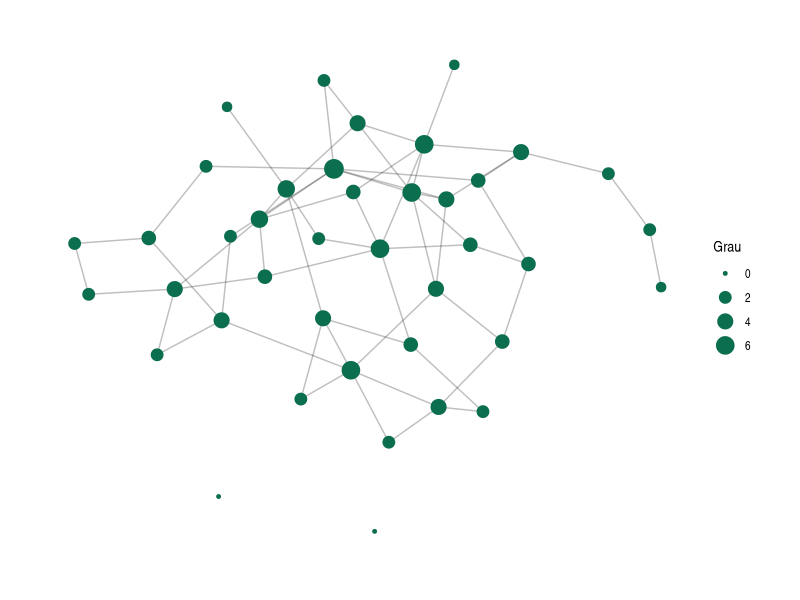
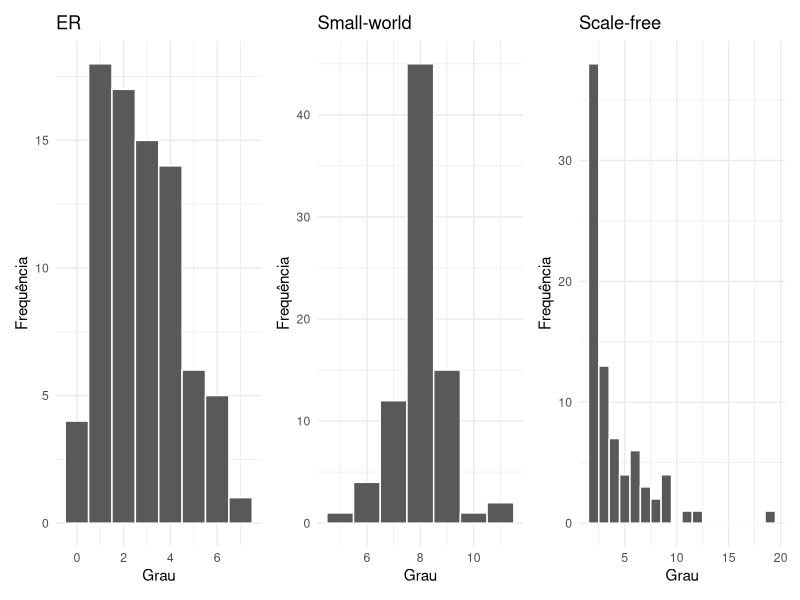
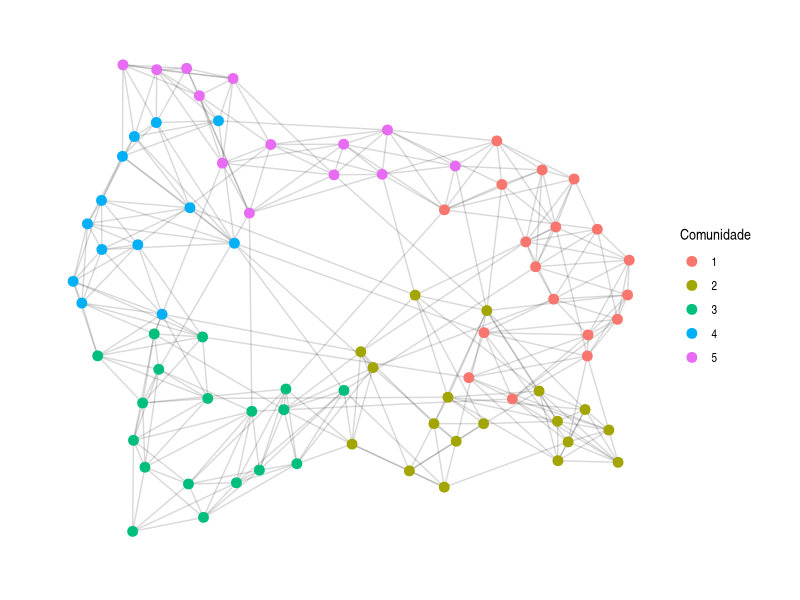
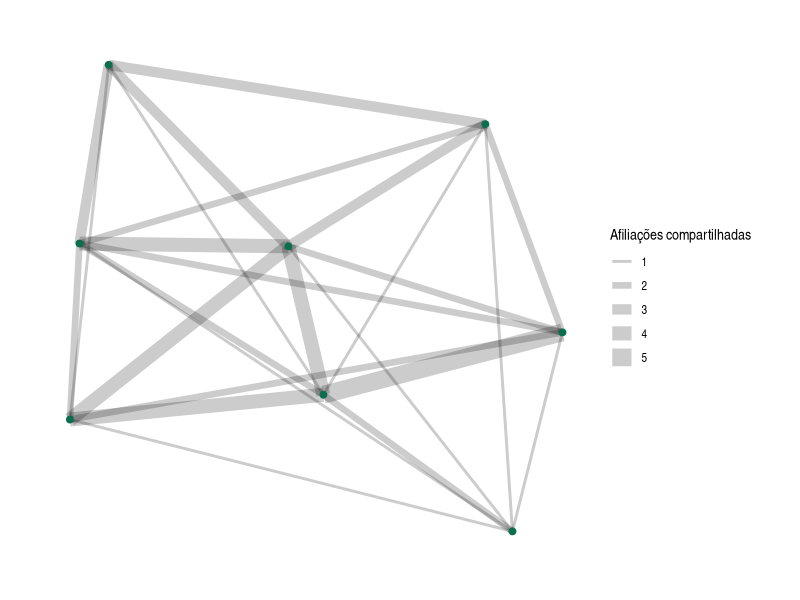

R code for these plots, in order:
## ---- chunk 1
knitr::opts_chunk$set(echo = TRUE, warning = FALSE, message = FALSE, fig.width = 8, fig.height = 5)
set.seed(12345)  # Reprodutibilidade
## ---- chunk 2
# install.packages(c("igraph","tidygraph","ggraph","tidyverse","knitr","kableExtra","patchwork"))
library(igraph)
library(tidygraph)
library(ggraph)
library(tidyverse)
library(knitr)
library(kableExtra)
library(patchwork)   # para combinar gráficos com operador |
## ---- chunk 3
# Z-score seguro (retorna numérico simples)
zscore <- function(x) as.numeric(scale(x))

# Tabela bonita
kbl2 <- function(df, caption = NULL){
  kbl(df, caption = caption, digits = 3) |>
    kable_styling(full_width = FALSE, bootstrap_options = c("striped","hover"))
}

# Resumo global de uma rede (direcionada ou não)
resumo_rede <- function(g){
  tibble(
    nos = gorder(g),
    arestas = gsize(g),
    componentes = components(g)$no,
    densidade = edge_density(g, loops = FALSE),
    diametro = suppressWarnings(diameter(g, directed = is_directed(g), weights = NA)), # sem pesos
    dist_media = suppressWarnings(mean_distance(g, directed = is_directed(g)))
  )
}

# Ranking helper
ranking <- function(vec, n = 5, nome = "valor"){
  tibble(no = names(vec), !!nome := as.numeric(vec)) |>
    arrange(desc(.data[[nome]])) |>
    slice_head(n = n)
}
## ---- chunk 4
# Simulação ER (G(n,p))
n1 <- 40
p1 <- 0.07
g1 <- sample_gnp(n = n1, p = p1, directed = FALSE, loops = FALSE)

# Métricas globais
tab1 <- resumo_rede(g1)
kbl2(tab1, caption = "Exercício 1 — Métricas globais (ER)")
## ---- chunk 5
# Tamanho do nó proporcional ao grau
deg1 <- degree(g1)
ggraph(g1, layout = "fr") +
  geom_edge_link(alpha = .25) +
  geom_node_point(aes(size = deg1), color = "#0B6E4F") +
  scale_size_continuous(name = "Grau") +
  theme_graph()
## ---- chunk 6
n2 <- 80

# (a) Aleatória ER
p2 <- 0.04
g2_er <- sample_gnp(n = n2, p = p2)

# (b) Small-world (Watts-Strogatz): anel k vizinhos, prob. de rewire
dim <- 1; nei <- 4; p_rewire <- 0.05
g2_sw <- sample_smallworld(dim = dim, size = n2, nei = nei, p = p_rewire)

# (c) Scale-free (Barabási-Albert)
m <- 2  # novas arestas por nó
g2_sf <- sample_pa(n = n2, power = 1, m = m, directed = FALSE)

# Métricas comparativas
cmp <- bind_rows(
  resumo_rede(g2_er) |> mutate(rede = "ER"),
  resumo_rede(g2_sw) |> mutate(rede = "Small-world"),
  resumo_rede(g2_sf) |> mutate(rede = "Scale-free")
) |>
  relocate(rede)

kbl2(cmp, caption = "Exercício 2 — Comparação de métricas globais")
## ---- chunk 7
# Distribuição de grau para cada rede
plot_degree <- function(g, titulo){
  dg <- degree(g)
  tibble(grau = dg) |>
    ggplot(aes(grau)) + geom_histogram(binwidth = 1, color = "white") +
    labs(title = titulo, x = "Grau", y = "Frequência") +
    theme_minimal()
}
plot_degree(g2_er, "ER") |
  plot_degree(g2_sw, "Small-world") |
  plot_degree(g2_sf, "Scale-free")
## ---- chunk 8
g <- g2_sw
deg  <- degree(g)
bet  <- betweenness(g, directed = FALSE)
clo  <- closeness(g, normalized = TRUE)
eig  <- eigen_centrality(g)$vector

tab_deg <- ranking(deg, 5, "grau")
tab_bet <- ranking(bet, 5, "betweenness")
tab_clo <- ranking(clo, 5, "closeness")
tab_eig <- ranking(eig, 5, "eigenvector")

kbl2(tab_deg, caption = "Top-5 — Grau")
kbl2(tab_bet, caption = "Top-5 — Betweenness")
kbl2(tab_clo, caption = "Top-5 — Closeness")
kbl2(tab_eig, caption = "Top-5 — Autovetor (prestígio por associação)")
## ---- chunk 9
# Escolha uma rede (usamos small-world)
g <- g2_sw

# Transitividade/fechamento triádico (global)
trans <- transitivity(g, type = "global")

# Comunidades (Louvain) — requer grafo não direcionado e pesos >= 0
com <- cluster_louvain(g)
mod <- modularity(g, membership = membership(com))

tibble(
  transitividade = trans,
  comunidades = length(unique(membership(com))),
  modularidade = mod
) |> kbl2("Exercício 4 — Tríades e comunidades (Louvain)")
## ---- chunk 10
# Visual: cores por comunidade
V(g)$com <- factor(membership(com))
ggraph(g, layout = "fr") +
  geom_edge_link(alpha = .15) +
  geom_node_point(aes(color = com), size = 3) +
  theme_graph() + guides(color = guide_legend(title = "Comunidade"))
## ---- chunk 11
set.seed(321)
g <- g2_sw
# Atributos simulados
sector_vals <- c("Saúde","Educação","Assistência")
level_vals  <- c("Municipal","Estadual")

V(g)$setor <- sample(sector_vals, gorder(g), replace = TRUE, prob = c(.4,.35,.25))
V(g)$nivel <- sample(level_vals,  gorder(g), replace = TRUE, prob = c(.7,.3))

# Assortatividade nominal requer vetor numérico de categorias
assort_setor <- assortativity_nominal(g, as.integer(factor(V(g)$setor)), directed = FALSE)
assort_nivel <- assortativity_nominal(g, as.integer(factor(V(g)$nivel)), directed = FALSE)

tibble(medida = c("Assortatividade (setor)","Assortatividade (nível)"),
       valor  = c(assort_setor, assort_nivel)) |>
  kbl2("Exercício 5 — Assortatividade")
## ---- chunk 12
# Tabelas de mistura (contagens por atributo nas arestas)
ends_mat <- ends(g, E(g))
mix_setor <- table(V(g)$setor[ends_mat[,1]], V(g)$setor[ends_mat[,2]])
mix_nivel <- table(V(g)$nivel[ends_mat[,1]], V(g)$nivel[ends_mat[,2]])

kbl2(as.data.frame.matrix(mix_setor), "Matriz de mistura por Setor (contagens de arestas)")
kbl2(as.data.frame.matrix(mix_nivel), "Matriz de mistura por Nível (contagens de arestas)")
## ---- chunk 13
g <- g2_sf
deg <- degree(g)
hub <- which.max(deg)
per <- which.min(deg)

ego_h <- induced_subgraph(g, ego(g, order = 1, nodes = hub)[[1]])
ego_p <- induced_subgraph(g, ego(g, order = 1, nodes = per)[[1]])

cmp_ego <- tibble(
  ego = c("Hub","Periférico"),
  nos = c(gorder(ego_h), gorder(ego_p)),
  densidade = c(edge_density(ego_h), edge_density(ego_p)),
  clustering = c(transitivity(ego_h, type = "global"), transitivity(ego_p, type = "global"))
)
kbl2(cmp_ego, "Exercício 6 — Comparação de ego-redes (1 passo)")
## ---- chunk 14
set.seed(2024)
n_mun <- 60
n_cons <- 8
# 4 "regiões" para municípios (afeta probabilidade de afiliação)
regioes <- paste0("R",1:4)
mun_reg <- sample(regioes, n_mun, replace = TRUE, prob = c(.25,.25,.25,.25))
cons_reg <- sample(regioes, n_cons, replace = TRUE)  # rótulo de região do consórcio

# Probabilidades: mais alta quando município e consórcio compartilham "região"
P_same <- 0.40; P_diff <- 0.10
edges <- list()
for(i in 1:n_mun){
  for(j in 1:n_cons){
    p <- ifelse(mun_reg[i] == cons_reg[j], P_same, P_diff)
    if(runif(1) < p) edges <- append(edges, list(c(i, n_mun + j)))
  }
}
edgemat <- do.call(rbind, edges)

g_bi <- graph_from_edgelist(edgemat, directed = FALSE)
V(g_bi)$type <- c(rep(TRUE, n_mun), rep(FALSE, n_cons))  # TRUE=município, FALSE=consórcio
V(g_bi)$nome <- c(paste0("M",1:n_mun), paste0("C",1:n_cons))
V(g_bi)$regiao <- c(mun_reg, cons_reg)

# Checagem de graus por modo
deg_mun  <- degree(g_bi, v = V(g_bi)[V(g_bi)$type == TRUE])
deg_cons <- degree(g_bi, v = V(g_bi)[V(g_bi)$type == FALSE])

tibble(modo = c("Municípios","Consórcios"),
       media_grau = c(mean(deg_mun), mean(deg_cons))) |>
  kbl2("Exercício 7 — Grau médio por modo (bipartida)")
## ---- chunk 15
# Projeções (retornam dois grafos: modo TRUE e modo FALSE)
proj <- bipartite_projection(g_bi, multiplicity = TRUE)
g_mun_proj <- proj[[1]]  # projeção no modo municípios
E(g_mun_proj)$weight[is.na(E(g_mun_proj)$weight)] <- 0

# Betweenness na projeção (não usamos pesos como distância aqui)
bet_mun <- betweenness(g_mun_proj)
top_ponte <- ranking(bet_mun, 5, "betweenness")
kbl2(top_ponte, "Exercício 7 — Municípios-ponte na projeção")
## ---- chunk 16
ggraph(g_mun_proj, layout = "fr") +
  geom_edge_link(aes(width = weight), alpha = .2) +
  scale_edge_width_continuous(name = "Afiliações compartilhadas") +
  geom_node_point(color = "#0B6E4F", size = 2) +
  theme_graph()
## ---- chunk 17
g <- g2_sf

# Baseline
base <- resumo_rede(g) |> mutate(cenario = "Base")

# (A) Remover top 5% por betweenness
bt <- betweenness(g)
k <- ceiling(0.05 * gorder(g))
rm_nodes <- names(sort(bt, decreasing = TRUE))[1:k]
g_rm <- delete_vertices(g, rm_nodes)

A <- resumo_rede(g_rm) |> mutate(cenario = "Remover hubs (5%)")

# (B) Adicionar 10 pontes entre comunidades (usando comunidades de Louvain da rede base)
com <- cluster_louvain(g)
mem <- membership(com)
set.seed(99)
add_pairs <- list()
count <- 0
while(count < 10){
  # sorteia dois nós de comunidades diferentes
  pair_vs <- sample(V(g), 2)
  idx <- as.integer(pair_vs)
  if(mem[idx[1]] != mem[idx[2]] && !are.connected(g, idx[1], idx[2])){
    add_pairs[[length(add_pairs)+1]] <- idx
    g <- add_edges(g, idx)
    count <- count + 1
  }
}

B <- resumo_rede(g) |> mutate(cenario = "Adicionar 10 pontes")

bind_rows(base, A, B) |>
  relocate(cenario) |>
  kbl2("Exercício 8 — Comparação de cenários (robustez)")
## ---- chunk 18
set.seed(777)
n <- 80
g_dir <- sample_pa(n = n, power = 1, m = 2, directed = TRUE)  # preferencial direcionado

indeg <- degree(g_dir, mode = "in")
pr    <- page_rank(g_dir, directed = TRUE)$vector

top_in  <- ranking(indeg, 10, "in_degree")
top_pr  <- ranking(pr, 10, "pagerank")

kbl2(top_in, "Top-10 — In-degree")
kbl2(top_pr, "Top-10 — PageRank")
